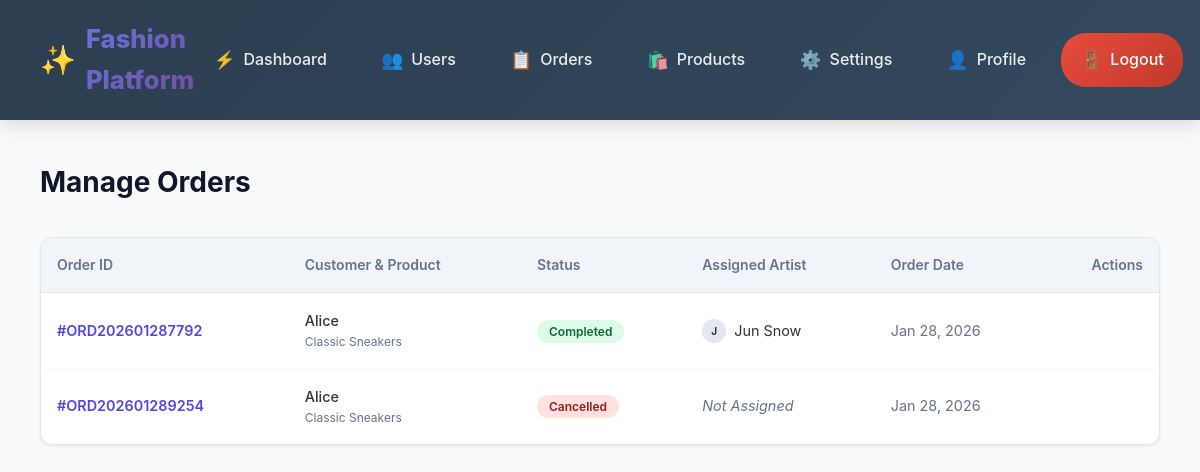
Screenshot of /admin/orders.php (signed in) with the database file from the repository.
### tables this page shows
CREATE TABLE `orders` (
  `id` int(11) NOT NULL,
  `order_id` varchar(50) NOT NULL,
  `customer_id` int(11) NOT NULL,
  `artist_id` int(11) DEFAULT NULL,
  `product_id` int(11) NOT NULL,
  `customization_details` longtext DEFAULT NULL CHECK (json_valid(`customization_details`)),
  `reference_images` text DEFAULT NULL,
  `total_price` decimal(10,2) NOT NULL,
  `status` enum('pending','assigned','in_progress','review','approved','completed','cancelled') DEFAULT 'pending',
  `deadline` date DEFAULT NULL,
  `created_at` timestamp NOT NULL DEFAULT current_timestamp(),
  `updated_at` timestamp NOT NULL DEFAULT current_timestamp() ON UPDATE current_timestamp()
);

CREATE TABLE `users` (
  `id` int(11) NOT NULL,
  `name` varchar(100) NOT NULL,
  `email` varchar(100) NOT NULL,
  `password` varchar(255) NOT NULL,
  `role` enum('admin','artist','customer') NOT NULL,
  `phone` varchar(20) DEFAULT NULL,
  `address` text DEFAULT NULL,
  `profile_image` varchar(255) DEFAULT NULL,
  `is_active` tinyint(1) DEFAULT 1,
  `created_at` timestamp NOT NULL DEFAULT current_timestamp(),
  `updated_at` timestamp NOT NULL DEFAULT current_timestamp() ON UPDATE current_timestamp(),
  `is_approved` tinyint(1) DEFAULT 1
);

CREATE TABLE `products` (
  `id` int(11) NOT NULL,
  `category_id` int(11) DEFAULT NULL,
  `name` varchar(100) NOT NULL,
  `description` text DEFAULT NULL,
  `base_price` decimal(10,2) NOT NULL,
  `image` varchar(255) DEFAULT NULL,
  `featured` tinyint(1) DEFAULT 0,
  `customization_options` longtext DEFAULT NULL CHECK (json_valid(`customization_options`)),
  `is_active` tinyint(1) DEFAULT 1,
  `created_at` timestamp NOT NULL DEFAULT current_timestamp(),
  `contact_info` varchar(255) DEFAULT NULL
);

### admin/orders.php (the view, shortened to what this page needs)
<?php
require_once '../config/database.php';
$query = "SELECT o.*, u.name as customer_name, p.name as product_name, a.name as artist_name
          FROM orders o
          JOIN users u ON o.customer_id = u.id
          JOIN products p ON o.product_id = p.id
          LEFT JOIN users a ON o.artist_id = a.id
          ORDER BY o.created_at DESC";
$stmt = $db->prepare($query);
$stmt->execute();
$orders = $stmt->fetchAll(PDO::FETCH_ASSOC);
include '../includes/header.php';
?>
<div class="admin-layout">
    <main class="main-content">
        <header class="page-header">
            <h1>Manage Orders</h1>
        </header>
        <div class="card">
            <div class="table-container">
                <table>
                    <thead>
                        <tr>
                            <th>Order ID</th>
                            <th>Customer & Product</th>
                            <th>Status</th>
                            <th>Assigned Artist</th>
                            <th>Order Date</th>
                            <th style="text-align: right;">Actions</th>
                        </tr>
                    </thead>
                    <tbody>
                        <?php foreach ($orders as $order): ?>
                        <tr>
                            <td style="font-weight: 600; color: var(--primary);">#<?php echo $order['order_id']; ?></td>
                            <td>
                                <div style="font-weight: 500;"><?php echo $order['customer_name']; ?></div>
                                <div style="font-size: 0.75rem; color: var(--secondary);"><?php echo $order['product_name']; ?></div>
                            </td>
                            <td>
                                <span class="badge badge-<?php echo $order['status']; ?>">
                                    <?php echo ucfirst($order['status']); ?>
                                </span>
                            </td>
                            <td>
                                <?php if ($order['artist_name']): ?>
                                    <div style="display: flex; align-items: center; gap: 0.5rem;">
                                        <div style="width: 24px; height: 24px; border-radius: 50%; background: #e2e8f0; display: flex; align-items: center; justify-content: center; font-size: 10px; font-weight: bold;">
                                            <?php echo strtoupper(substr($order['artist_name'], 0, 1)); ?>
                                        </div>
                                        <?php echo $order['artist_name']; ?>
                                    </div>
                                <?php else: ?>
                                    <span style="color: var(--secondary); font-style: italic;">Not Assigned</span>
                                <?php endif; ?>
                            </td>
                            <td style="color: var(--secondary);">
                                <?php echo date('M d, Y', strtotime($order['created_at'])); ?>
                            </td>
                            <td style="text-align: right;">
                            </td>
                        </tr>
                        <?php endforeach; ?>
                    </tbody>
                </table>
            </div>
        </div>
    </main>
</div>

### assets/css/style.css (style rules this page uses)
* { margin: 0; padding: 0; box-sizing: border-box; }
body { font-family: 'Arial', sans-serif; line-height: 1.6; color: #333; background-color: #f8f9fa; }

### admin/orders.php (style rules this page uses)
:root { --primary: #4f46e5; --secondary: #64748b; --success: #10b981; --danger: #ef4444; --warning: #f59e0b; --bg: #f8fafc; --white: #ffffff; --border: #e2e8f0; }
body { background: var(--bg); font-family: 'Inter', system-ui, sans-serif; }
.admin-layout { display: flex; min-height: 100vh; }
.main-content { flex: 1; padding: 2.5rem; overflow-x: hidden; }
.page-header { margin-bottom: 2rem; display: flex; justify-content: space-between; align-items: center; }
.page-header h1 { font-size: 1.75rem; font-weight: 700; color: #0f172a; }
.card { background: var(--white); border-radius: 12px; border: 1px solid var(--border); box-shadow: 0 1px 3px rgba(0,0,0,0.1); overflow: hidden; }
.table-container { width: 100%; overflow-x: auto; }
table { width: 100%; border-collapse: collapse; white-space: nowrap; }
th { background: #f1f5f9; padding: 1rem; text-align: left; font-size: 0.875rem; font-weight: 600; color: var(--secondary); border-bottom: 1px solid var(--border); }
td { padding: 1rem; font-size: 0.9rem; border-bottom: 1px solid #f8fafc; vertical-align: middle; }
.badge { padding: 0.25rem 0.75rem; border-radius: 9999px; font-size: 0.75rem; font-weight: 600; }
.badge-completed { background: #dcfce7; color: #166534; }
.badge-cancelled { background: #fee2e2; color: #991b1b; }

### rows the page displays
orders: order "ORD202601287792", customer.name "Alice", product.name "Classic Sneakers", status "Completed", artist.name "J", artist.name "Jun Snow", created_at "Jan 28, 2026"
orders: order "ORD202601289254", customer.name "Alice", product.name "Classic Sneakers", status "Cancelled", shows "Not Assigned", created_at "Jan 28, 2026"
